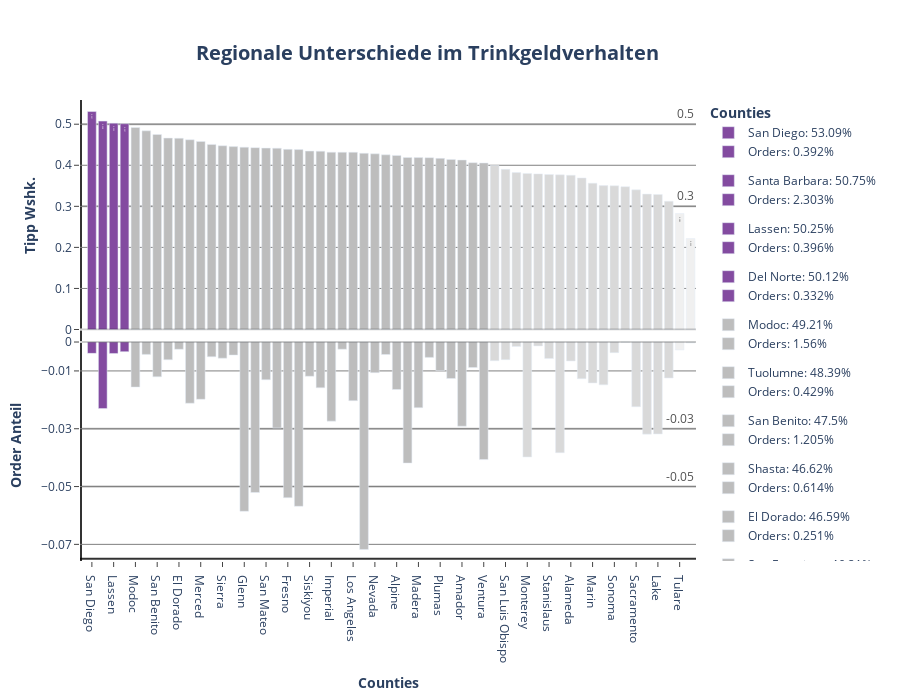

Notebook code for this chart:
### Markdown cell above
**Plotten der Tippwahrscheinlichkeit pro County:**

### Code cell
# Plot P2: Tippwahrscheinlichkeit pro County

fig1 = make_subplots(cols= 1, rows= 2, shared_xaxes= True, shared_yaxes= False, vertical_spacing= 0)

for county in df_county_tip2.county:

 if df_county_tip2[df_county_tip2.county == county].tip.values >= 0.5:
  color = px.colors.sequential.Purpor[5]
  text= df_county_tip2.loc[df_county_tip2.county == county].tip.values.round(3)

  fig1.add_trace(
   go.Bar(
    x= df_county_tip2.loc[df_county_tip2.county == county].county,
    y= df_county_tip2.loc[df_county_tip2.county == county].tip,
    name= f"{county}: {(df_county_tip2.loc[df_county_tip2.county == county].tip.values[0] * 100).round(2)}%",
    showlegend= True,
    marker= dict(color= color),
    width= 0.8,
    text= text,
    base= 0,
    legendgroup= f"{county}",
    hovertemplate = f"<b>{county}</b><br><br>" +
                "Tipp: %{y}<br>" +
                "<extra></extra>"
   ),
   col= 1,
   row= 1
  )

  fig1.add_trace(
   go.Bar(
    x= df_county_tip2.loc[df_county_tip2.county == county].county,
    y= df_county_tip2.loc[df_county_tip2.county == county].orders,
    name= f"Orders: {(df_county_tip2.loc[df_county_tip2.county == county].orders.values[0] * 100).round(3)}%",
    base = -df_county_tip2.loc[df_county_tip2.county == county].orders,
    showlegend= True,
    marker= dict(color= color),
    width= 0.8,
    legendgroup= f"{county}",
    hovertemplate = f"<b>{county}</b><br><br>" +
                "Orders: %{base}<br>" +
                "<extra></extra>"
   ),
   col= 1,
   row= 2
  )

 elif 0.4 < df_county_tip2.loc[df_county_tip2.county == county].tip.values < 0.5:
  color= px.colors.sequential.Greys[3]

  fig1.add_trace(
   go.Bar(
    x= df_county_tip2.loc[df_county_tip2.county == county].county,
    y= df_county_tip2.loc[df_county_tip2.county == county].tip,
    name= f"{county}: {(df_county_tip2.loc[df_county_tip2.county == county].tip.values[0] * 100).round(2)}%",
    showlegend= True,
    marker= dict(color= color),
    width= 0.8,
    base= 0,
    legendgroup= f"{county}",
    hovertemplate = f"<b>{county}</b><br><br>" +
                "Tipp: %{y}<br>" +
                "<extra></extra>"
   ),
   col= 1,
   row= 1
  )

  fig1.add_trace(
   go.Bar(
    x= df_county_tip2.loc[df_county_tip2.county == county].county,
    y= df_county_tip2.loc[df_county_tip2.county == county].orders,
    name= f"Orders: {(df_county_tip2.loc[df_county_tip2.county == county].orders.values[0] * 100).round(3)}%",
    base = -df_county_tip2.loc[df_county_tip2.county == county].orders,
    showlegend= True,
    marker= dict(color= color),
    width= 0.8,
    legendgroup= f"{county}",
    hovertemplate = f"<b>{county}</b><br><br>" +
                "Orders: %{base}<br>" +
                "<extra></extra>"
   ),
   col= 1,
   row= 2
  )

 elif 0.3 < df_county_tip2.loc[df_county_tip2.county == county].tip.values < 0.4:
  color= px.colors.sequential.Greys[2]

  fig1.add_trace(
   go.Bar(
    x= df_county_tip2.loc[df_county_tip2.county == county].county,
    y= df_county_tip2.loc[df_county_tip2.county == county].tip,
    name= f"{county}: {(df_county_tip2.loc[df_county_tip2.county == county].tip.values[0] * 100).round(2)}%",
    showlegend= True,
    marker= dict(color= color),
    width= 0.8,
    base= 0,
    legendgroup= f"{county}",
    hovertemplate = f"<b>{county}</b><br><br>" +
                "Tipp: %{y}<br>" +
                "<extra></extra>"
   ),
   col= 1,
   row= 1
  )

  fig1.add_trace(
   go.Bar(
    x= df_county_tip2.loc[df_county_tip2.county == county].county,
    y= df_county_tip2.loc[df_county_tip2.county == county].orders,
    name= f"Orders: {(df_county_tip2.loc[df_county_tip2.county == county].orders.values[0] * 100).round(3)}%",
    base = -df_county_tip2.loc[df_county_tip2.county == county].orders,
    showlegend= True,
    marker= dict(color= color),
    width= 0.8,
    legendgroup= f"{county}",
    hovertemplate = f"<b>{county}</b><br><br>" +
                "Orders: %{base}<br>" +
                "<extra></extra>"
   ),
   col= 1,
   row= 2
  )

 elif 0.2 < df_county_tip2.loc[df_county_tip2.county == county].tip.values < 0.3:
  color= px.colors.sequential.Greys[1]
  text= df_county_tip2.loc[df_county_tip2.county == county].tip.values.round(3)

  fig1.add_trace(
   go.Bar(
    x= df_county_tip2.loc[df_county_tip2.county == county].county,
    y= df_county_tip2.loc[df_county_tip2.county == county].tip,
    name= f"{county}: {(df_county_tip2.loc[df_county_tip2.county == county].tip.values[0] * 100).round(2)}%",
    showlegend= True,
    marker= dict(color= color),
    width= 0.8,
    text= text,
    base= 0,
    legendgroup= f"{county}",
    hovertemplate = f"<b>{county}</b><br><br>" +
                "Tipp: %{y}<br>" +
                "<extra></extra>"
   ),
   col= 1,
   row= 1
  )

  fig1.add_trace(
   go.Bar(
    x= df_county_tip2.loc[df_county_tip2.county == county].county,
    y= df_county_tip2.loc[df_county_tip2.county == county].orders,
    name= f"Orders: {(df_county_tip2.loc[df_county_tip2.county == county].orders.values[0] * 100).round(3)}%",
    base = -df_county_tip2.loc[df_county_tip2.county == county].orders,
    showlegend= True,
    marker= dict(color= color),
    width= 0.8,
    legendgroup= f"{county}",
    hovertemplate = f"<b>{county}</b><br><br>" +
                "Orders: %{base}<br>" +
                "<extra></extra>"
   ),
   col= 1,
   row= 2
  )

fig1.add_hline(
 y= 0.5,
 opacity= 0.3,
 line_dash= "solid",
 annotation_text= 0.5,
 annotation_position= "top right",
 line_color= px.colors.sequential.Greys[7],
 annotation_font_color= px.colors.sequential.Greys[7],
 annotation_font_size= 12,
 layer= "below",
 col= 1,
 row= 1
)

fig1.add_hline(
 y= 0.3,
 opacity= 0.3,
 line_dash= "solid",
 annotation_text= 0.3,
 annotation_position= "top right",
 line_color= px.colors.sequential.Greys[7],
 annotation_font_color= px.colors.sequential.Greys[7],
 annotation_font_size= 12,
 layer= "below",
 col= 1,
 row= 1
)

fig1.add_hline(
 y= -0.05,
 opacity= 0.3,
 line_dash= "solid",
 annotation_text= -0.05,
 annotation_position= "top right",
 line_color= px.colors.sequential.Greys[7],
 annotation_font_color= px.colors.sequential.Greys[7],
 annotation_font_size= 12,
 layer= "below",
 col= 1,
 row= 2
)

fig1.add_hline(
 y= -0.03,
 opacity= 0.3,
 line_dash= "solid",
 annotation_text= -0.03,
 annotation_position= "top right",
 line_color= px.colors.sequential.Greys[7],
 annotation_font_color= px.colors.sequential.Greys[7],
 annotation_font_size= 12,
 layer= "below",
 col= 1,
 row= 2
)

fig1.add_hline(
 y= 0,
 opacity= 0.2,
 line_dash= "solid",
 line_color= "black",
 col= 1,
 row= 1
)

fig1.add_hline(
 y= 0,
 opacity= 0.2,
 line_dash= "solid",
 line_color= "black",
 col= 1,
 row= 2
)

fig1.add_vline(
 x= -1,
 opacity= 0.8,
 line_dash= "solid",
 line_color= "black",
 layer= "below",
 col= 1,
 row= 2
)

fig1.add_vline(
 x= -1,
 opacity= 0.8,
 line_dash= "solid",
 line_color= "black",
 layer= "below",
 col= 1,
 row= 1
)

fig1.add_hline(
 y= -0.075,
 opacity= 0.8,
 line_dash= "solid",
 line_color= "black",
 col= 1,
 row= 2
)

fig1.update_annotations(opacity= 0.8)
fig1.update_layout(title= dict(text= "<b>Regionale Unterschiede im Trinkgeldverhalten</b>", font_size= 20, xanchor= "center", yanchor= "top", y=0.935, x=0.475), legend_title_text = "<b>Counties</b>", height= 700)
fig1.update_xaxes(title_text="<b>Counties</b>", ticks= "outside", col= 1, row= 2, showline= True)
fig1.update_xaxes(showline= False, col= 1, row= 1)
fig1.update_yaxes(title_text="<b>Tipp Wshk.</b>", ticks= "outside", showgrid= True, gridcolor= "grey", col= 1, row= 1, tickvals= [0, 0.1, 0.2, 0.3, 0.4, 0.5], showline= False)
fig1.update_yaxes(title_text="<b>Order Anteil</b>", ticks= "outside", showgrid= True, gridcolor= "grey", col= 1, row= 2, tickvals= [0, -0.01, -0.03, -0.05, -0.07])
fig1.update_layout(plot_bgcolor= "white", xaxis= dict(linecolor= "black"), yaxis= dict(linecolor= "black"))
fig1.show()
